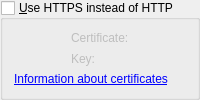
                                                                <widget class="QGroupBox" name="checkWebUIHttps">
                                                                    <property name="title">
                                                                        <string>&amp;Use HTTPS instead of HTTP</string>
                                                                    </property>
                                                                    <property name="checkable">
                                                                        <bool>true</bool>
                                                                    </property>
                                                                    <property name="checked">
                                                                        <bool>false</bool>
                                                                    </property>
                                                                    <layout class="QGridLayout" name="gridLayout_11">
                                                                        <item row="1" column="1">
                                                                            <widget class="QLabel" name="lblWebUIKey">
                                                                                <property name="text">
                                                                                    <string>Key:</string>
                                                                                </property>
                                                                            </widget>
                                                                        </item>
                                                                        <item row="0" column="1">
                                                                            <widget class="QLabel" name="lblWebUICrt">
                                                                                <property name="text">
                                                                                    <string>Certificate:</string>
                                                                                </property>
                                                                            </widget>
                                                                        </item>
                                                                        <item row="0" column="0">
                                                                            <widget class="QLabel" name="lblSslCertStatus"/>
                                                                        </item>
                                                                        <item row="1" column="0">
                                                                            <widget class="QLabel" name="lblSslKeyStatus"/>
                                                                        </item>
                                                                        <item row="2" column="0" colspan="3">
                                                                            <widget class="QLabel" name="lblWebUIInfo">
                                                                                <property name="text">
                                                                                    <string>&lt;a
                                                                                        href=https://httpd.apache.org/docs/current/ssl/ssl_faq.html#aboutcerts&gt;Information
                                                                                        about certificates&lt;/a&gt;
                                                                                    </string>
                                                                                </property>
                                                                                <property name="openExternalLinks">
                                                                                    <bool>true</bool>
                                                                                </property>
                                                                            </widget>
                                                                        </item>
                                                                        <item row="0" column="2">
                                                                            <widget class="FileSystemPathLineEdit" name="textWebUIHttpsCert" native="true"/>
                                                                        </item>
                                                                        <item row="1" column="2">
                                                                            <widget class="FileSystemPathLineEdit" name="textWebUIHttpsKey" native="true"/>
                                                                        </item>
                                                                    </layout>
                                                                </widget>
